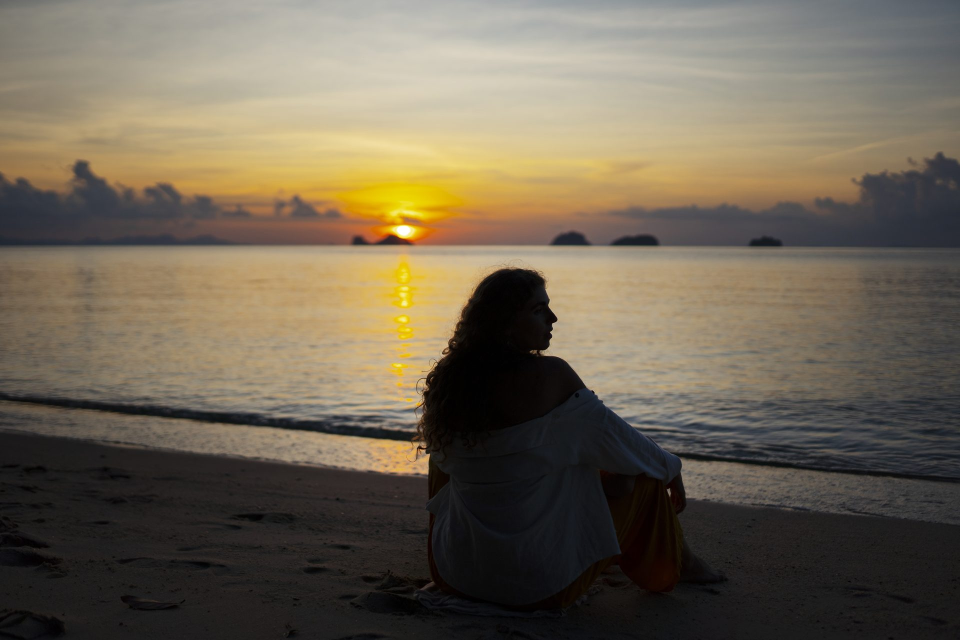
#> input picture assets/images/img1.jpg, 1920 x 1280 px (shown at 1/2 size)
$ python build-images.py
#> lines starting #> are read from the running program, lines starting #| are printed output that depends on the picture
#!/usr/bin/env python3
"""Generate the responsive WebP variants used by the <picture> elements.

Only DOWNSCALES - it will never invent detail that isn't in the source, so a
small source produces a small variant. A variant is skipped when it would be
byte-identical to a smaller one already written (e.g. a 399px source does not
need both -800 and -1600).

Usage:
    pip install pillow
    python tools/build-images.py

Writes to assets/img/ and regenerates assets/img/manifest.json.
"""

import json
import os
import sys

try:
    from PIL import Image, ImageOps
except ImportError:
    sys.exit("Pillow is required:  pip install pillow")

ROOT = os.path.dirname(os.path.dirname(os.path.abspath(__file__)))
SRC = os.path.join(ROOT, "assets", "images")
OUT = os.path.join(ROOT, "assets", "img")
os.makedirs(OUT, exist_ok=True)

GALLERY = [f"img{i}" for i in range(1, 10)]
HERO_SRC = "55fe0f70-4b41-4eac-8c53-82e00472a443.jpg"
TARGETS = [800, 1600]
QUALITY = 80


def build(src_name, stem):
    """Write webp variants for one image. Returns {declared_width: [file, w, h]}."""
#> called with src_name = 'img1.jpg', stem = 'img1'
    src = os.path.join(SRC, src_name)
    if not os.path.exists(src):
        print(f"  ! missing source {src_name}, skipped")
        return {}

    variants = {}
    with Image.open(src) as im:
#> im is the input picture: PIL image 1920x1280 RGB; mean R, G, B 110.7, 100.6, 83.6
        im = ImageOps.exif_transpose(im).convert("RGB")

        for target in TARGETS:
            work = im.copy()
            if work.width > target:
                work.thumbnail((target, 9999), Image.LANCZOS)

            # Already produced this exact size at a smaller target.
            if any(w == work.width for w in variants):
                continue

            name = f"{stem}-{target}.webp"
            work.save(os.path.join(OUT, name), "WEBP", quality=QUALITY, method=6)
            variants[work.width] = [name, work.width, work.height]
            kb = os.path.getsize(os.path.join(OUT, name)) // 1024
            print(f"  {name:24} {work.width}x{work.height}  {kb} KB")
#> this loop made 2 passes
#> pass 1, in build, `work.save(os.path.join(OUT, name), "WEBP", quality=QUALITY, method=6)`:
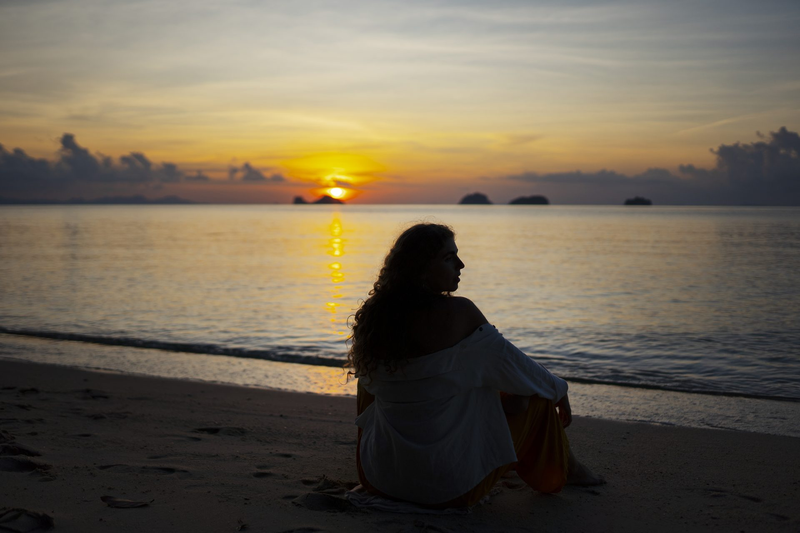
#> saved as img1-800.webp: PIL image 800x533 RGB; mean R, G, B 110.7, 100.6, 83.6
#> after the loop, variants = {800: ['img1-800.webp', 800, 533], 1600: ['img1-1600.webp', 1600, 1067]}

    # Remove stale variants from previous runs.
    for target in TARGETS:
        stale = f"{stem}-{target}.webp"
        if all(v[0] != stale for v in variants.values()):
            path = os.path.join(OUT, stale)
            if os.path.exists(path):
                os.remove(path)

    return variants


def main():
    manifest = {"gallery": {}, "hero": {}}

    print("Gallery images:")
    for stem in GALLERY:
        manifest["gallery"][stem] = build(f"{stem}.jpg", stem)

    print("\nHero:")
    manifest["hero"] = build(HERO_SRC, "hero")
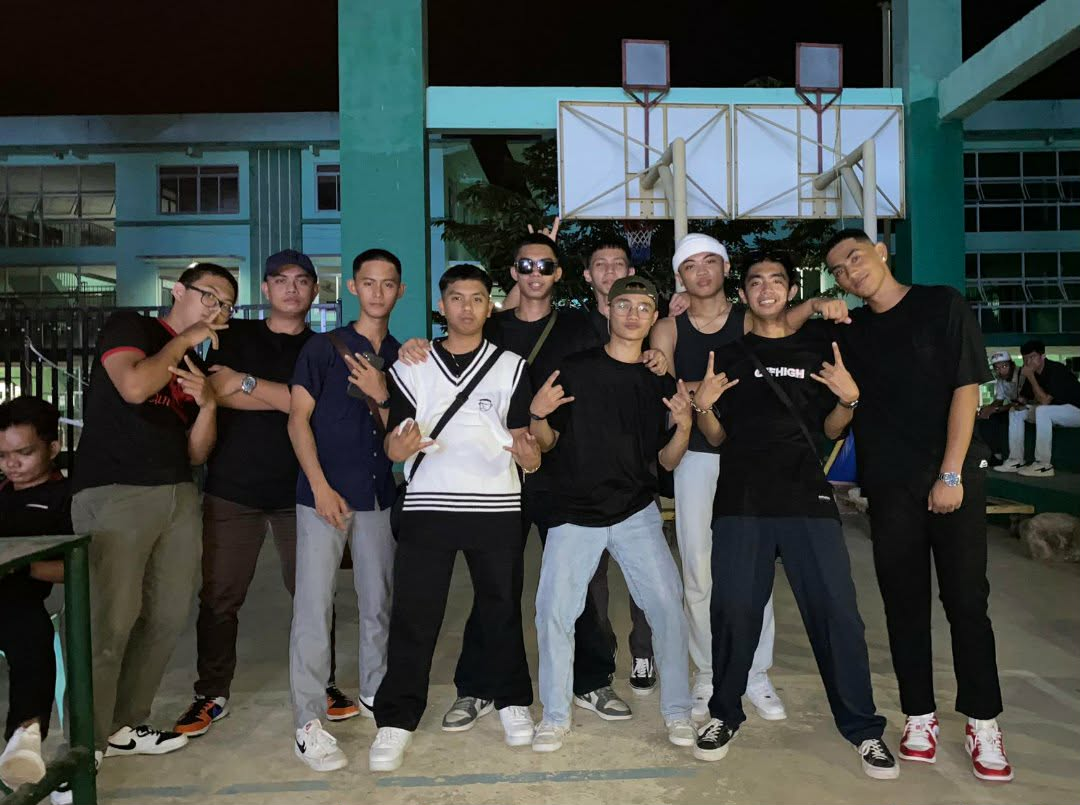
#> input picture assets/images/55fe0f70-4b41-4eac-8c53-82e00472a443.jpg, 1080 x 805 px
#> in build, im is the input picture: PIL image 1080x805 RGB; mean R, G, B 67.3, 71.8, 68.9
#> the loop in build (call 10), `for target in TARGETS:` made 2 passes
#|   hero-800.webp            800x596  47 KB
#|   hero-1600.webp           1080x805  73 KB
#> after the loop in build (call 10), `for target in TARGETS:`: variants = {800: ['hero-800.webp', 800, 596], 1080: ['hero-1600.webp', 1080, 805]}

    print("\nOpen Graph cover:")
    with Image.open(os.path.join(SRC, HERO_SRC)) as im:
        im = ImageOps.exif_transpose(im).convert("RGB")
        cover = ImageOps.fit(im, (1200, 630), Image.LANCZOS)
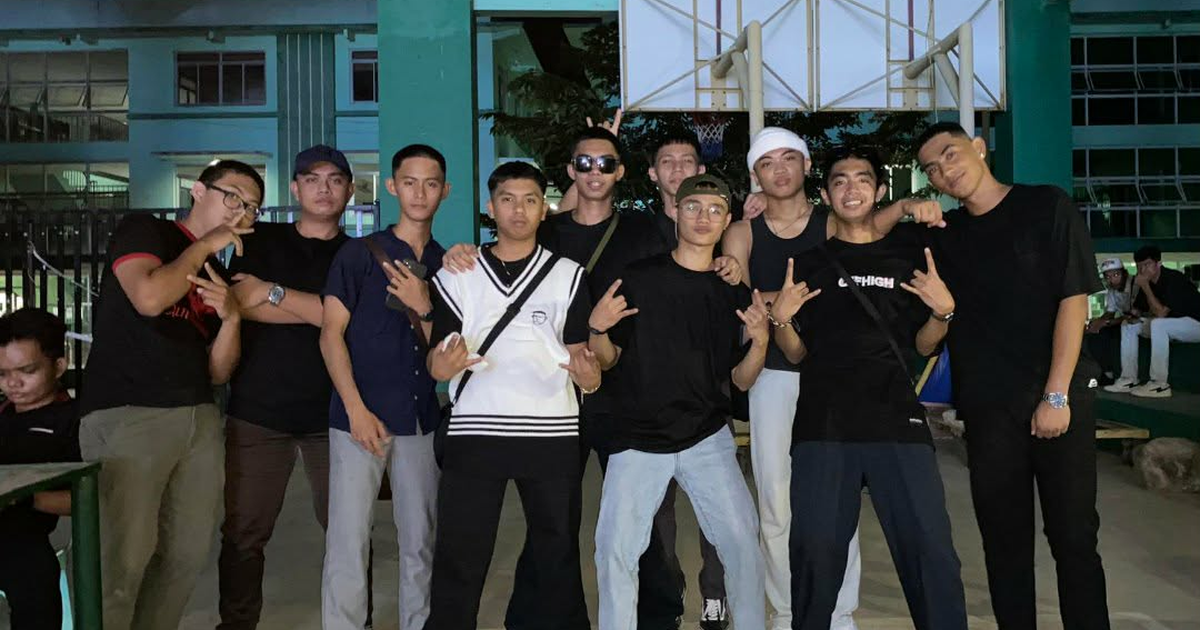
#> cover: PIL image 1200x630 RGB; mean R, G, B 63, 67.5, 66.2
        path = os.path.join(SRC, "og-cover.jpg")
        cover.save(path, "JPEG", quality=88, optimize=True, progressive=True)
        print(f"  og-cover.jpg          1200x630  {os.path.getsize(path) // 1024} KB")
#|   og-cover.jpg          1200x630  137 KB

    with open(os.path.join(OUT, "manifest.json"), "w") as f:
        json.dump(manifest, f, indent=2)

    print("\nDone. Update the srcset widths in the HTML if any changed.")


if __name__ == "__main__":
    main()
